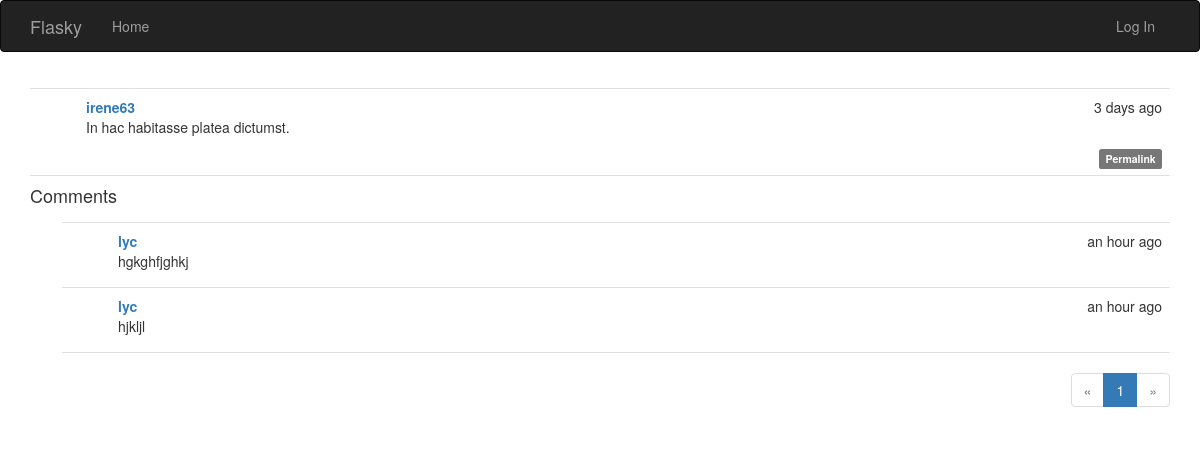
The page /post/12 on the database its author committed.
### app/models.py (models this page shows, shortened)
class Post(db.Model):
	__tablename__ = 'posts'
	id = db.Column(db.Integer, primary_key = True)
	body = db.Column(db.Text)
	timestamp = db.Column(db.DateTime, index = True, default = datetime.utcnow)
	author_id = db.Column(db.Integer, db.ForeignKey('users.id'))
	body_html = db.Column(db.Text)
	comments = db.relationship('Comment', backref = 'post', lazy = 'dynamic')

class User(UserMixin, db.Model):
	__tablename__ = 'users'
	id = db.Column(db.Integer, primary_key=True)
	username = db.Column(db.String(64), unique=True, index=True)
	role_id = db.Column(db.Integer, db.ForeignKey('roles.id'))
	password_hash = db.Column(db.String(128))
	email = db.Column(db.String(64), unique = True, index = True)
	confirmed = db.Column(db.Boolean, default = False)
	name = db.Column(db.String(64))
	location = db.Column(db.String(64))
	about_me = db.Column(db.Text())
	member_since = db.Column(db.DateTime(), default = datetime.utcnow)
	last_seen = db.Column(db.DateTime(), default = datetime.utcnow)
	posts = db.relationship('Post', backref = 'author', lazy = 'dynamic')
	followed = db.relationship('Follow',
								foreign_keys = [Follow.follower_id],
								backref = db.backref('follower', lazy = 'joined'),
								lazy = 'dynamic',
								cascade = 'all, delete-orphan')
	followers = db.relationship('Follow',
								foreign_keys = [Follow.followed_id],
								backref = db.backref('followed', lazy = 'joined'),
								lazy = 'dynamic',
								cascade = 'all, delete-orphan')
	comments = db.relationship('Comment', backref = 'author', lazy = 'dynamic')
	@property
	def password(self):
		raise AttributeError('password is not a readable attribute')

class Comment(db.Model):
	__tablename__ = 'comments'
	id = db.Column(db.Integer, primary_key = True)
	body = db.Column(db.Text)
	body_html = db.Column(db.Text)
	timestamp = db.Column(db.DateTime, index = True, default = datetime.utcnow)
	disabled = db.Column(db.Boolean)
	author_id = db.Column(db.Integer, db.ForeignKey('users.id'))
	post_id = db.Column(db.Integer, db.ForeignKey('posts.id'))

### app/main/views.py (the view, shortened to what this page needs)
@main.route('/post/<int:id>', methods = ['GET', 'POST'])
def post(id):
	post = Post.query.get_or_404(id)
	form = CommentForm()
	page = request.args.get('page', 1, type = int)
	if page == -1:
		page = (post.comments.count() - 1) / \
				current_app.config['FLASKY_COMMENTS_PER_PAGE'] + 1
	pagination = post.comments.order_by(Comment.timestamp.asc()).paginate(
		page, per_page = current_app.config['FLASKY_COMMENTS_PER_PAGE'],
		error_out = False)
	comments = pagination.items
	return render_template('post.html', posts = [post], form = form,
							comments = comments, pagination = pagination)

### app/auth/views.py (called while the page is built)
@auth.before_app_request
def before_request():
	if current_user.is_authenticated:
		current_user.ping()
		if not current_user.confirmed\
				and request.endpoint[:5] != 'auth.'\
				and request.endpoint != 'static':
			return redirect(url_for('auth.unconfirmed'))

### app/main/__init__.py (called while the page is built)
@main.app_context_processor
def inject_permission():
	return dict(Permission = Permission)

### app/models.py (called while the page is built)
	def can(self, permissions):
		return False

	def is_administrator(self):
		return False

### app/templates/post.html (shortened to what this page needs)
{% extends "base.html" %}
{% import "bootstrap/wtf.html" as wtf %}
{% import "_macros.html" as macros %}
{% block page_content %}
{% include '_posts.html' %}
<h4 id="comments">Comments</h4>
{% include '_comments.html' %}
{% if pagination %}
<div class="pagination">
	{{ macros.pagination_widget(pagination, '.post', fragment='#comments', id=posts[0].id) }}
</div>
{% endif %}
{% endblock %}

### app/templates/_posts.html (shortened to what this page needs)
<ul class="posts">
	{% for post in posts %}
	<li class="post">
		<div class="post-content">
			<div class="post-date">{{ moment(post.timestamp).fromNow() }}</div>
			<div class="post-author"><a href="{{ url_for('.user', username=post.author.username) }}">{{ post.author.username }}</a></div>
			<div class="post-body">
				{% if post.body_html %}
					{{ post.body_html | safe }}
				{% else %}
					{{ post.body }}
				{% endif %}
			</div>
			<div class = "post-footer">
				<a href = "{{ url_for('.post', id = post.id) }}">
					<span class = "label label-default">Permalink</span>
				</a>
			</div>
		</div>
	</li>
	{% endfor %}
</ul>

### app/templates/_comments.html
<ul class="comments">
    {% for comment in comments %}
    <li class="comment">
        <div class="comment-content">
            <div class="comment-date">{{ moment(comment.timestamp).fromNow() }}</div>
            <div class="comment-author"><a href="{{ url_for('.user', username=comment.author.username) }}">{{ comment.author.username }}</a></div>
            <div class="comment-body">
                {% if comment.body_html %}
                    {{ comment.body_html | safe }}
                {% else %}
                    {{ comment.body }}
                {% endif %}
            </div>
        </div>
    </li>
    {% endfor %}
</ul>

### app/static/styles.css (style rules this page uses)
ul.posts { list-style-type: none; padding: 0px; margin: 16px 0px 0px 0px; border-top: 1px solid #e0e0e0; }
ul.posts li.post { padding: 8px; border-bottom: 1px solid #e0e0e0; }
div.post-date { float: right; }
div.post-author { font-weight: bold; }
div.post-content { margin-left: 48px; min-height: 48px; }
div.post-footer { text-align: right; }
ul.comments { list-style-type: none; padding: 0px; margin: 16px 0px 0px 0px; }
ul.comments li.comment { margin-left: 32px; padding: 8px; border-bottom: 1px solid #e0e0e0; }
ul.comments li.comment:nth-child(1) { border-top: 1px solid #e0e0e0; }
div.comment-date { float: right; }
div.comment-author { font-weight: bold; }
div.comment-content { margin-left: 48px; min-height: 48px; }
div.pagination { width: 100%; text-align: right; padding: 0px; margin: 0px; }

### rows shown on the page
Post: timestamp "3 days ago", author.username "irene63", body_html "In hac habitasse platea dictumst."
Comment: timestamp "an hour ago", author.username "lyc", body_html "hgkghfjghkj"
Comment: timestamp "an hour ago", author.username "lyc", body_html "hjkljl"

### other values the page prints
{{ p }} "1"
